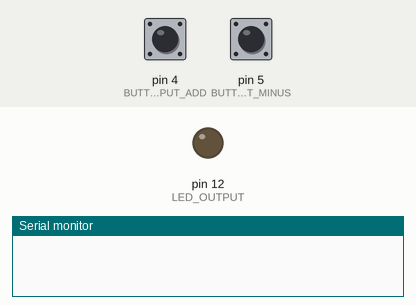
Recording of a sketch running on a simulated Arduino Uno, built with avr-gcc and run on an emulated ATmega328P. On the bench: output pins drawn as LEDs (lit = HIGH), the last lines printed to the serial monitor. Dashed ring = blinking. The test bench sets the inputs (shaded band); at power-on: pin 4 (BUTTON_INPUT_ADD) LOW, pin 5 (BUTTON_INPUT_MINUS) LOW.

Above: at 1.2 s.
1.3 s: pin 4 (BUTTON_INPUT_ADD) pulled HIGH for 1 s
At 2.05 s:
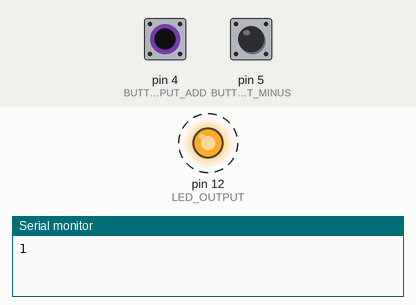
4.3 s: pin 4 (BUTTON_INPUT_ADD) pulled HIGH for 3.2 s
At 8.6 s:
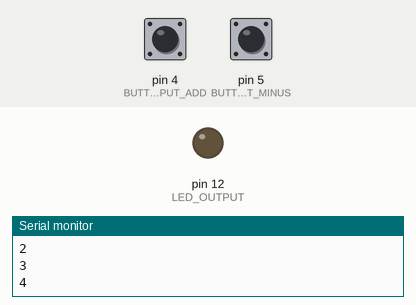
9.0 s: pin 5 (BUTTON_INPUT_MINUS) pulled HIGH for 3.2 s
At 9.15 s:
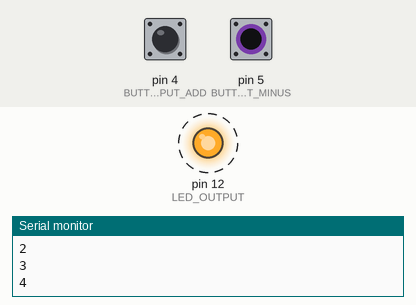
Timing chart, 0 to 13.8 s (numbered marks = the images above; inputs shaded):
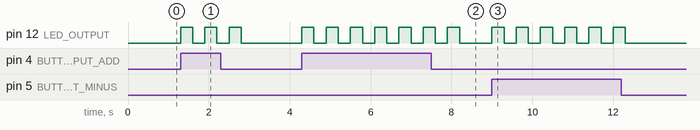

Measured:
- after the input at 1.3 s, pin 12 (LED_OUTPUT): alternates HIGH for 0.30 s and LOW for 0.30 s, 6 changes in all, then stays LOW, starting at once
- after the input at 4.3 s, pin 12 (LED_OUTPUT): alternates HIGH for 0.30 s and LOW for 0.30 s, 14 changes in all, then stays LOW, starting at once
- after the input at 9.0 s, pin 12 (LED_OUTPUT): alternates HIGH for 0.30 s and LOW for 0.30 s, 12 changes in all, then stays LOW, starting at once

The sketch:

compteur.ino
```cpp
// C++ code
//

const int BUTTON_INPUT_ADD = 4;
const int BUTTON_INPUT_MINUS = 5;
const int LED_OUTPUT = 12;
int compteur = 0;

void render()
{
   for(int i = 0 ; i < compteur; i++)
   {
     digitalWrite(LED_OUTPUT, HIGH);
     delay(300);
     digitalWrite(LED_OUTPUT, LOW);
     delay(300);
   }

  Serial.println(compteur);
}

void setup()
{
  pinMode(BUTTON_INPUT_ADD, INPUT);
  pinMode(BUTTON_INPUT_MINUS, INPUT);
  pinMode(LED_OUTPUT, OUTPUT);
  Serial.begin(9600);
}

void loop()
{
  if (digitalRead(BUTTON_INPUT_ADD) == 1)
  {
    compteur ++;
   	render();
  }
  if (digitalRead(BUTTON_INPUT_MINUS) == 1)
  {
    if(compteur > 0)
    {
      compteur --;
      render();
    }
  }

}
```
